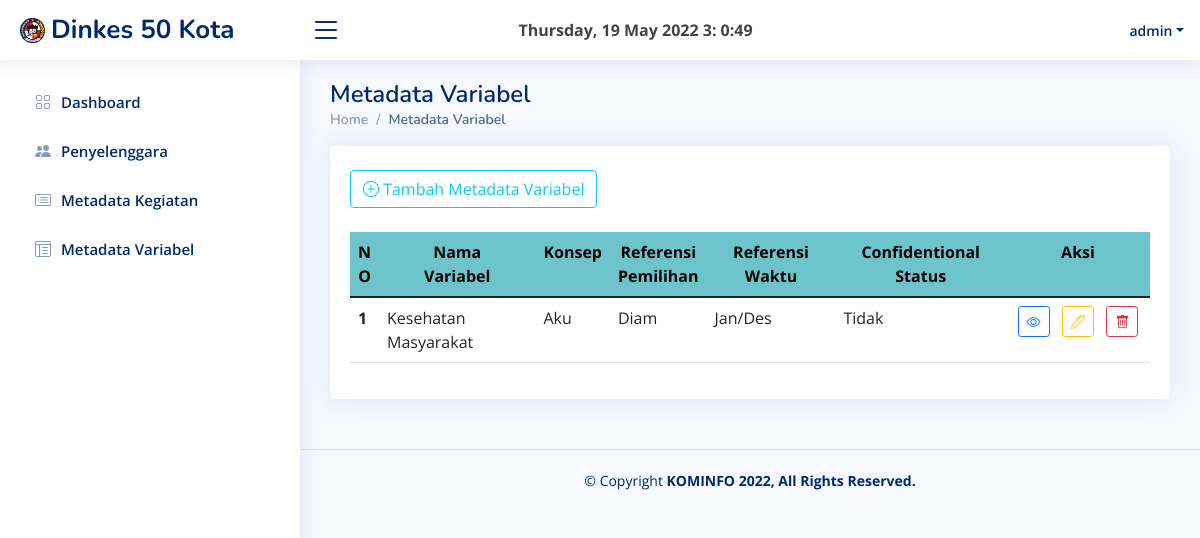
The app's page /variabel/variabel.php (signed in) with its own data.
### tables this page shows
CREATE TABLE `variabel` (
  `id_variabel` int(11) NOT NULL,
  `id_confidentional` int(11) NOT NULL,
  `id_kegiatan` int(11) NOT NULL,
  `nama_variabel` varchar(100) NOT NULL,
  `alias` varchar(40) NOT NULL,
  `konsep` varchar(100) NOT NULL,
  `definisi` varchar(255) NOT NULL,
  `referensi_pemilihan` varchar(100) NOT NULL,
  `referensi_waktu` varchar(40) NOT NULL,
  `tipe_data` varchar(12) NOT NULL,
  `domain_value` varchar(40) NOT NULL,
  `aturan_validasi` varchar(100) NOT NULL,
  `kalimat_pertanyaan` varchar(100) NOT NULL
);

CREATE TABLE `status` (
  `id_status` int(11) NOT NULL,
  `status` varchar(6) NOT NULL
);

### variabel/variabel.php (the view, shortened to what this page needs)
<?php
  include "../konfigurasi/session.php";
  if(!$hasil = $conn->query("SELECT * FROM variabel join status on status.id_status=variabel.id_confidentional")){
      die("gagal meminta data");
  }
  $no = 1;
?>
<!DOCTYPE html>
<html lang="en">
<head>
  <link href="../assets/vendor/bootstrap/css/bootstrap.min.css" rel="stylesheet">
  <link href="../assets/vendor/bootstrap-icons/bootstrap-icons.css" rel="stylesheet">
  <link href="../assets/vendor/boxicons/css/boxicons.min.css" rel="stylesheet">
  <link href="../assets/vendor/quill/quill.snow.css" rel="stylesheet">
  <link href="../assets/vendor/quill/quill.bubble.css" rel="stylesheet">
  <link href="../assets/vendor/remixicon/remixicon.css" rel="stylesheet">
  <link href="../assets/vendor/simple-datatables/style.css" rel="stylesheet">
  <link href="../assets/css/style.css" rel="stylesheet">
</head>
<body>
  <?php include("../konfigurasi/header.php");?>
  <main id="main" class="main">
    <div class="pagetitle">
      <h1>Metadata Variabel</h1>
      <nav>
        <ol class="breadcrumb">
            <li class="breadcrumb-item"><a href="../konfigurasi/index.php">Home</a></li>
            <li class="breadcrumb-item active">Metadata Variabel</li>
        </ol>
      </nav>
    </div>
    <section class="section">
      <div class="row">
        <div class="col-lg-12">
          <div class="card">
            <div class="card-body"><br>
              <a href="variabel_tambah.php" class="btn btn-outline-info btn-mt">
                <i class="bi bi-plus-circle"></i> Tambah Metadata Variabel
              </a><br><br>
              <table class="table datatable table-hover">
                <thead border="1" bgcolor="#6ec4cb" style="color:black">
                  <tr class="text-center">
                    <th scope="col" class="text-center">N<br>O</th>
                    <th scope="col" class="text-center">Nama <br> Variabel</th>
                    <th scope="col" class="text-center">Konsep<br><br></th>
                    <th scope="col" class="text-center">Referensi<br>Pemilihan</th>
                    <th scope="col" class="text-center">Referensi Waktu</th>
                    <th scope="col" class="text-center">Confidentional Status</th>
                    <th scope="col" class="text-center">Aksi<br><br></th>
                  </tr>
                </thead>
                <tbody>
                  <?php
                      while($row = $hasil->fetch_assoc()){
                  ?>
                  <tr>
                    <th scope="row"><?php echo $no++;?></th>
                    <td><?php echo $row['nama_variabel']; ?></td>
                    <td><?php echo $row['konsep']; ?></td>
                    <td><?php echo $row['referensi_pemilihan']; ?></td>
                    <td><?php echo $row['referensi_waktu']; ?></td>
                    <td><?php echo $row['status']; ?></td>
                    <td width="18%" class="text-center">
                      <form method="POST" action="">
                          <a role="button" href="variabel_detail.php?id_variabel=<?php echo $row['id_variabel'];?>" class="btn btn-outline-primary btn-sm bi bi-eye">
                          </a> &nbsp;
                          <a role="button" href="variabel_edit.php?id_variabel=<?php echo $row['id_variabel'];?>" class="btn btn-outline-warning btn-sm bi bi-pen">
                          </a> &nbsp;
                          <button class="btn btn-outline-danger btn-sm bi bi-trash" type="submit" name="delete" onclick="return confirm('Anda yakin akan menghapus data variabel ini?')">
                          </button>
                      </form>
                    </td>
                  </tr>
                <?php } ?>
                </tbody>
              </table>
            </div>
          </div>
        </div>
      </div>
    </section>
  </main>
  <?php include "../konfigurasi/footer.php"?>
</body>
</html>

### assets/css/style.css (style rules this page uses)
:root { scroll-behavior: smooth; }
body { font-family: "Open Sans", sans-serif; background: #f6f9ff; color: #444444; }
a { color: #4154f1; text-decoration: none; }
h1, h2, h3, h4, h5, h6 { font-family: "Nunito", sans-serif; }
#main { margin-top: 60px; padding: 20px 30px; transition: all 0.3s; }
.pagetitle { margin-bottom: 10px; }
.pagetitle h1 { font-size: 24px; margin-bottom: 0; font-weight: 600; color: #012970; }
.card { margin-bottom: 30px; border: none; border-radius: 5px; box-shadow: 0px 0 30px rgba(1, 41, 112, 0.1); overflow: hidden; }
.card-body { padding: 0 20px 20px 20px; }
.breadcrumb { font-size: 14px; font-family: "Nunito", sans-serif; color: #899bbd; font-weight: 600; }
.breadcrumb a { color: #899bbd; transition: 0.3s; }
.breadcrumb .breadcrumb-item::before { color: #899bbd; }
.breadcrumb .active { color: #51678f; font-weight: 600; }
@media (min-width: 1200px) { #main, #footer { margin-left: 300px; } }

### records on screen
variabel: nama_variabel "Kesehatan Masyarakat", konsep "Aku", referensi_pemilihan "Diam", referensi_waktu "Jan/Des", id_confidentional.status "Tidak"

### other values on screen
$_SESSION["username"] "admin"
